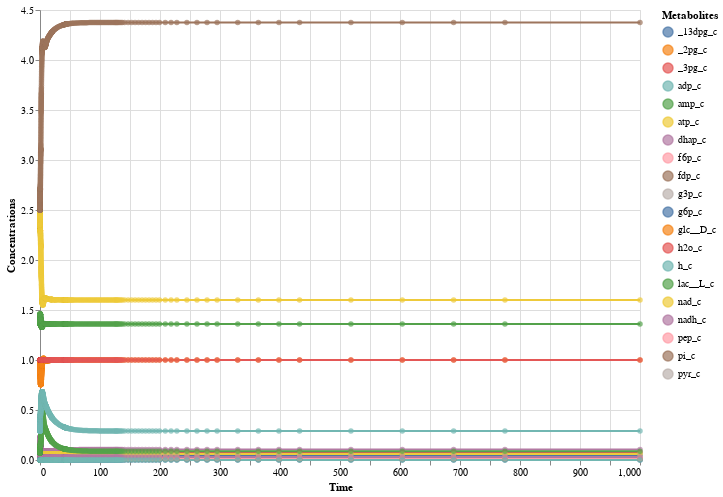

Notebook code for this chart:
### Code cell
hover = alt.selection_single(
    on='mouseover',  # select on mouseover
    nearest=True,    # select nearest point to mouse cursor
    empty='none'     # empty selection should match nothing
)

click = alt.selection_multi(
    empty='none' # empty selection matches no points
)

# scatter plot encodings shared by all marks
plot = alt.Chart().mark_circle().encode(
    x='Time:Q',
    y='Concentrations:Q',
    color='Metabolites:N'
)
  
# shared base for new layers
base = plot.transform_filter(
    hover | click # filter to points in either selection
)

line = alt.Chart().mark_line().encode(
alt.X('Time:Q'),
alt.Y('Concentrations:Q' ),
color='Metabolites:N')


# layer scatter plot points, halo annotations, and title labels
alt.layer(
    line,
    plot.add_selection(hover).add_selection(click),
    base.mark_point(size=100, stroke='firebrick', strokeWidth=1),
    base.mark_text(dx=4, dy=-8, align='right', stroke='white', strokeWidth=2).encode(text='Concentrations:Q'),
    base.mark_text(dx=4, dy=-8, align='right').encode(text='Concentrations:Q'),
    data=data,
    
).properties(
    width=600,
    height=450
)

### Figure 1 — Vega-Lite specification as saved in the notebook (floating-point values rounded to 4 significant figures; data arrays with more than 128 entries replaced by an {"elided": "..."} marker saying what was removed)
{"config": {"view": {"continuousWidth": 400, "continuousHeight": 300}}, "layer": [{"mark": "line", "encoding": {"color": {"field": "Metabolites", "type": "nominal"}, "x": {"field": "Time", "type": "quantitative"}, "y": {"field": "Concentrations", "type": "quantitative"}}}, {"mark": "circle", "encoding": {"color": {"field": "Metabolites", "type": "nominal"}, "x": {"field": "Time", "type": "quantitative"}, "y": {"field": "Concentrations", "type": "quantitative"}}, "selection": {"selector080": {"type": "single", "on": "mouseover", "nearest": true, "empty": "none"}, "selector081": {"type": "multi", "empty": "none"}}}, {"mark": {"type": "point", "size": 100, "stroke": "firebrick", "strokeWidth": 1}, "encoding": {"color": {"field": "Metabolites", "type": "nominal"}, "x": {"field": "Time", "type": "quantitative"}, "y": {"field": "Concentrations", "type": "quantitative"}}, "transform": [{"filter": {"selection": {"or": ["selector080", "selector081"]}}}]}, {"mark": {"type": "text", "align": "right", "dx": 4, "dy": -8, "stroke": "white", "strokeWidth": 2}, "encoding": {"color": {"field": "Metabolites", "type": "nominal"}, "text": {"field": "Concentrations", "type": "quantitative"}, "x": {"field": "Time", "type": "quantitative"}, "y": {"field": "Concentrations", "type": "quantitative"}}, "transform": [{"filter": {"selection": {"or": ["selector080", "selector081"]}}}]}, {"mark": {"type": "text", "align": "right", "dx": 4, "dy": -8}, "encoding": {"color": {"field": "Metabolites", "type": "nominal"}, "text": {"field": "Concentrations", "type": "quantitative"}, "x": {"field": "Time", "type": "quantitative"}, "y": {"field": "Concentrations", "type": "quantitative"}}, "transform": [{"filter": {"selection": {"or": ["selector080", "selector081"]}}}]}], "data": {"name": "data-3291316f452b55439a69bd2231794672"}, "height": 450, "width": 600, "$schema": "https://vega.github.io/schema/vega-lite/v4.17.0.json", "datasets": {"data-3291316f452b55439a69bd2231794672": {"elided": "13640 records"}}}
